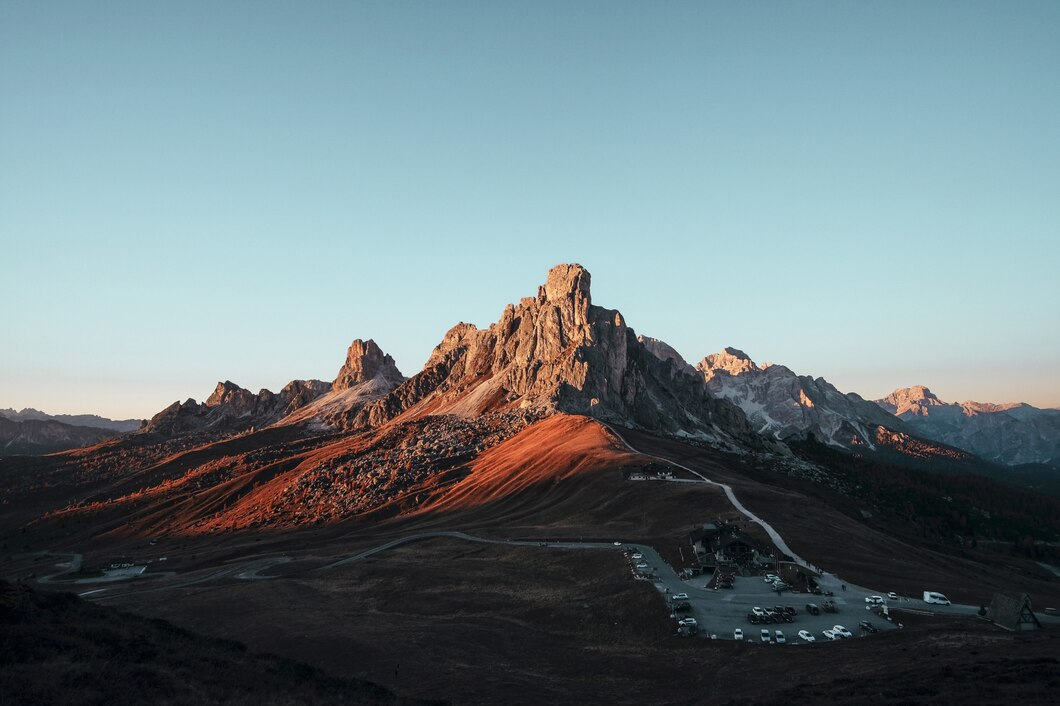
#> input picture Sec(5)-Opencv/3.Exploring_Color_space/mountain.jpg, 1060 x 706 px
$ jupyter execute --allow-errors exploring_color_models.ipynb
#> lines starting #> are read from the running program, lines starting #| are printed output that depends on the picture
[cell 1]
import cv2
import numpy as np

#> (a cell that did not finish here is left out)

#> (a cell that did not finish here is left out)

[cell 4]
import matplotlib.pyplot as plt
import numpy as np

color = np.array([[[116, 155, 172]]], dtype=np.uint8)

plt.imshow(color)
plt.axis('off')
plt.title('RGB: [116, 155, 172]')
plt.show()
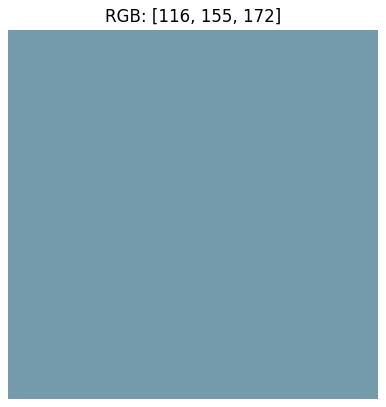
#> figure drawn by matplotlib, 1 panel

[cell 5]
bgr_image = cv2.imread("./mountain.jpg")
#> bgr_image is the input picture: shape (706, 1060, 3); mean B, G, R 128.1, 123.5, 107.8

#> (a cell that did not finish here is left out)

[cell 7]
bgr_image.shape
#> Out = (706, 1060, 3)

[cell 8]
# Convert to grayscale
gray_image = cv2.cvtColor(bgr_image, cv2.COLOR_BGR2GRAY)
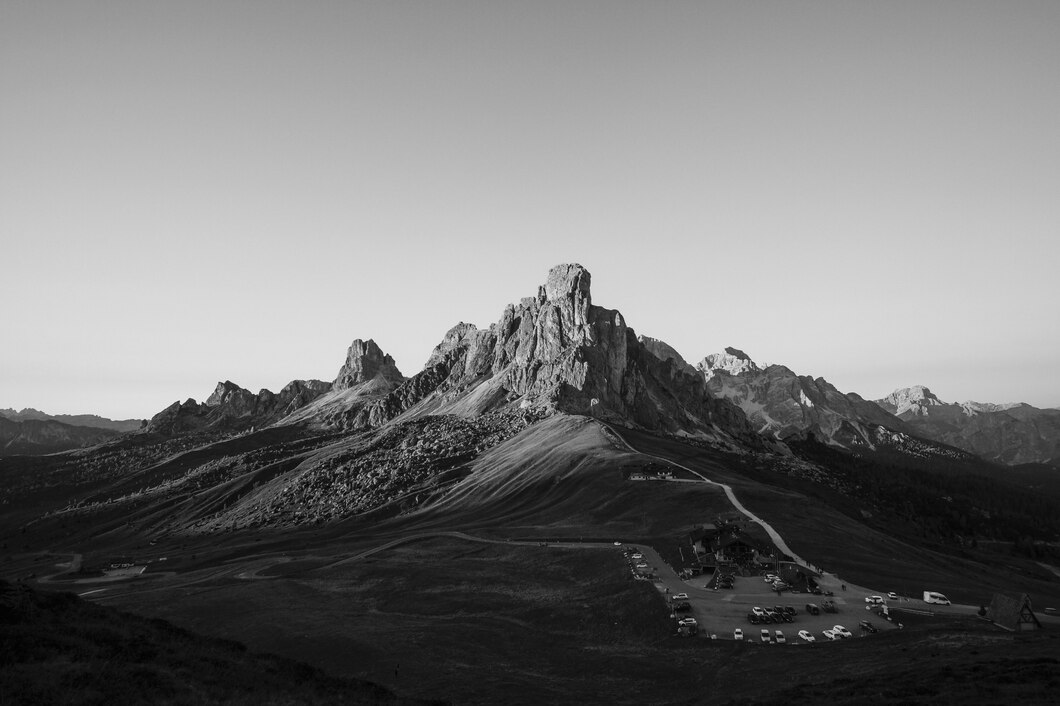
#> gray_image: shape (706, 1060); min 0, max 247, mean 119.3
cv2.imwrite("./gray_image.jpg", gray_image)
#> Out = True

[cell 9]
gray_image.shape
#> Out = (706, 1060)

[cell 10]
gray_image

[cell 11]
# Convert to HSV
hsv_image = cv2.cvtColor(bgr_image, cv2.COLOR_BGR2HSV)
#> hsv_image: shape (706, 1060, 3); mean H, S, V 89.4, 61.9, 133.6
cv2.imwrite("./hsv_image.jpg", hsv_image)
#> Out = True

[cell 12]
hsv_image.shape
#> Out = (706, 1060, 3)

[cell 13]
hsv_image

[cell 14]
hsv_image[0][0]
#> Out = [99, 83, 172]

[cell 15]
olor = np.array([[hsv_image[0][0]]], dtype=np.uint8)
#> olor = [[99, 83, 172]]

plt.imshow(color)
plt.axis('off')
plt.title('HSV correct first pixel color if treated as rgb array')
plt.show()
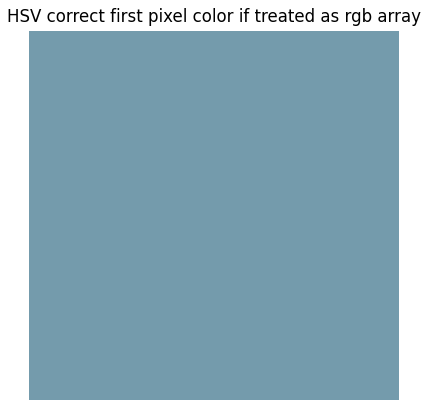
#> figure drawn by matplotlib, 1 panel

#> (a cell that did not finish here is left out)

[cell 17]
# Convert to LAB
lab_image = cv2.cvtColor(bgr_image, cv2.COLOR_BGR2LAB)
#> lab_image: shape (706, 1060, 3); mean of channels 0, 1, 2 124.6, 124.4, 124.1
cv2.imwrite("./lab_image.jpg", lab_image)
#> Out = True

[cell 18]
# Output will actually be bgr

[cell 19]
from PIL import Image

[cell 20]
# Convert to RGB
rgb_image_ = cv2.cvtColor(bgr_image, cv2.COLOR_BGR2RGB)
cv2.imwrite("./rgb_image.jpg", rgb_image_)
Image.fromarray(rgb_image_).save("rgb_image_pil.jpg")

#> (a cell that did not finish here is left out)

[cell 22]
# Convert to RGB
cv2.imwrite("./bgr_image.jpg", bgr_image)
#> Out = True
